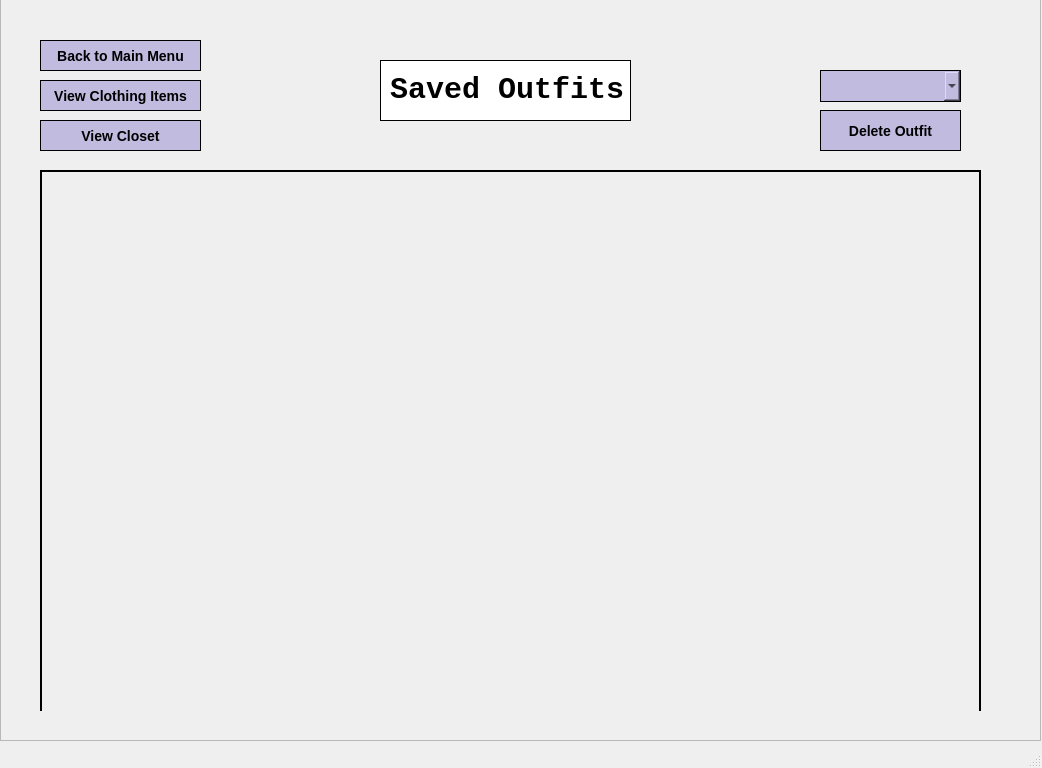
<?xml version="1.0" encoding="UTF-8"?>
<ui version="4.0">
 <class>OutfitsWindow</class>
 <widget class="QMainWindow" name="OutfitsWindow">
  <property name="geometry">
   <rect>
    <x>0</x>
    <y>0</y>
    <width>1042</width>
    <height>768</height>
   </rect>
  </property>
  <property name="windowTitle">
   <string>MainWindow</string>
  </property>
  <widget class="QWidget" name="centralwidget">
   <widget class="QLabel" name="pageLabel">
    <property name="geometry">
     <rect>
      <x>380</x>
      <y>60</y>
      <width>251</width>
      <height>61</height>
     </rect>
    </property>
    <property name="font">
     <font>
      <family>Courier New</family>
      <pointsize>-1</pointsize>
      <bold>true</bold>
     </font>
    </property>
    <property name="styleSheet">
     <string notr="true">
    background-color: #FFFFFF; 
    color: black; /* Text color */
    border: 1px solid rgb(0, 0, 0);
    font-family: 'Courier New';
    font-size: 30px;
    font-weight: bold;

</string>
    </property>
    <property name="text">
     <string>Saved Outfits</string>
    </property>
   </widget>
   <widget class="QPushButton" name="backToMainMenu_button">
    <property name="geometry">
     <rect>
      <x>40</x>
      <y>40</y>
      <width>161</width>
      <height>31</height>
     </rect>
    </property>
    <property name="styleSheet">
     <string notr="true">QPushButton {
    background-color: #C1BBDF; 
    color: black; /* Text color */
    border: 1px solid rgb(0, 0, 0);
    font-family: 'Courier New';
    font-size: 14px;
    font-weight: bold;
}
QPushButton:hover {
    background-color: #AEA7DD; /* Slightly darker blue on hover */
}
QPushButton:pressed {
    background-color: #8F85D0; /* Even darker blue when pressed */
}
</string>
    </property>
    <property name="text">
     <string>Back to Main Menu</string>
    </property>
   </widget>
   <widget class="QPushButton" name="viewClothingItems_button">
    <property name="geometry">
     <rect>
      <x>40</x>
      <y>80</y>
      <width>161</width>
      <height>31</height>
     </rect>
    </property>
    <property name="styleSheet">
     <string notr="true">QPushButton {
    background-color: #C1BBDF; 
    color: black; /* Text color */
    border: 1px solid rgb(0, 0, 0);
    font-family: 'Courier New';
    font-size: 14px;
    font-weight: bold;
}
QPushButton:hover {
    background-color: #AEA7DD; /* Slightly darker blue on hover */
}
QPushButton:pressed {
    background-color: #8F85D0; /* Even darker blue when pressed */
}

</string>
    </property>
    <property name="text">
     <string>View Clothing Items</string>
    </property>
   </widget>
   <widget class="QPushButton" name="viewCloset_button">
    <property name="geometry">
     <rect>
      <x>40</x>
      <y>120</y>
      <width>161</width>
      <height>31</height>
     </rect>
    </property>
    <property name="styleSheet">
     <string notr="true">QPushButton {
    background-color: #C1BBDF; 
    color: black; /* Text color */
    border: 1px solid rgb(0, 0, 0);
    font-family: 'Courier New';
    font-size: 14px;
    font-weight: bold;
}
QPushButton:hover {
    background-color: #AEA7DD; /* Slightly darker blue on hover */
}
QPushButton:pressed {
    background-color: #8F85D0; /* Even darker blue when pressed */
}
</string>
    </property>
    <property name="text">
     <string>View Closet</string>
    </property>
   </widget>
   <widget class="QWidget" name="outfitsLayout" native="true">
    <property name="geometry">
     <rect>
      <x>40</x>
      <y>150</y>
      <width>941</width>
      <height>561</height>
     </rect>
    </property>
    <widget class="QScrollArea" name="outfitsScrollArea">
     <property name="geometry">
      <rect>
       <x>0</x>
       <y>20</y>
       <width>941</width>
       <height>621</height>
      </rect>
     </property>
     <property name="styleSheet">
      <string notr="true">background-color: transparent;
border: 0.75px solid black;</string>
     </property>
     <property name="widgetResizable">
      <bool>true</bool>
     </property>
     <widget class="QWidget" name="scrollAreaWidgetContents">
      <property name="geometry">
       <rect>
        <x>0</x>
        <y>0</y>
        <width>939</width>
        <height>619</height>
       </rect>
      </property>
      <layout class="QGridLayout" name="gridLayout_2">
       <item row="0" column="0">
        <layout class="QGridLayout" name="gridLayout"/>
       </item>
      </layout>
     </widget>
    </widget>
   </widget>
   <widget class="QPushButton" name="deleteOutfitButton">
    <property name="geometry">
     <rect>
      <x>820</x>
      <y>110</y>
      <width>141</width>
      <height>41</height>
     </rect>
    </property>
    <property name="styleSheet">
     <string notr="true">QPushButton {
    background-color: #C1BBDF; 
    color: black; /* Text color */
    border: 1px solid rgb(0, 0, 0);
    font-family: 'Courier New';
    font-size: 14px;
    font-weight: bold;
}
QPushButton:hover {
    background-color: #AEA7DD; /* Slightly darker blue on hover */
}
QPushButton:pressed {
    background-color: #8F85D0; /* Even darker blue when pressed */
}
</string>
    </property>
    <property name="text">
     <string>Delete Outfit</string>
    </property>
   </widget>
   <widget class="QComboBox" name="comboBox">
    <property name="geometry">
     <rect>
      <x>820</x>
      <y>70</y>
      <width>141</width>
      <height>32</height>
     </rect>
    </property>
    <property name="styleSheet">
     <string notr="true">
    background-color: #C1BBDF; 
    color: black; /* Text color */
    border: 1px solid rgb(0, 0, 0);
    font-family: 'Courier New';
    font-size: 14px;
    font-weight: bold;
</string>
    </property>
   </widget>
   <widget class="QFrame" name="frame">
    <property name="geometry">
     <rect>
      <x>0</x>
      <y>-20</y>
      <width>1041</width>
      <height>761</height>
     </rect>
    </property>
    <property name="styleSheet">
     <string notr="true">background-image: url(:/images/backgrounds.png);
background-repeat: no-repeat;
background-position: center;</string>
    </property>
    <property name="frameShape">
     <enum>QFrame::Shape::StyledPanel</enum>
    </property>
    <property name="frameShadow">
     <enum>QFrame::Shadow::Raised</enum>
    </property>
   </widget>
   <zorder>frame</zorder>
   <zorder>pageLabel</zorder>
   <zorder>backToMainMenu_button</zorder>
   <zorder>viewClothingItems_button</zorder>
   <zorder>viewCloset_button</zorder>
   <zorder>outfitsLayout</zorder>
   <zorder>deleteOutfitButton</zorder>
   <zorder>comboBox</zorder>
  </widget>
  <widget class="QMenuBar" name="menubar">
   <property name="geometry">
    <rect>
     <x>0</x>
     <y>0</y>
     <width>1042</width>
     <height>24</height>
    </rect>
   </property>
  </widget>
  <widget class="QStatusBar" name="statusbar"/>
 </widget>
 <resources/>
 <connections/>
</ui>
